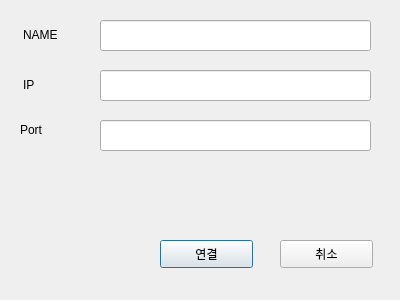
<?xml version="1.0" encoding="UTF-8"?>
<ui version="4.0">
 <class>mpDialog</class>
 <widget class="QDialog" name="mpDialog">
  <property name="geometry">
   <rect>
    <x>0</x>
    <y>0</y>
    <width>400</width>
    <height>300</height>
   </rect>
  </property>
  <property name="windowTitle">
   <string>Dialog</string>
  </property>
  <widget class="QLineEdit" name="editIp">
   <property name="geometry">
    <rect>
     <x>100</x>
     <y>70</y>
     <width>271</width>
     <height>31</height>
    </rect>
   </property>
  </widget>
  <widget class="QLineEdit" name="editPort">
   <property name="geometry">
    <rect>
     <x>100</x>
     <y>120</y>
     <width>271</width>
     <height>31</height>
    </rect>
   </property>
  </widget>
  <widget class="QLabel" name="label">
   <property name="geometry">
    <rect>
     <x>23</x>
     <y>75</y>
     <width>61</width>
     <height>20</height>
    </rect>
   </property>
   <property name="text">
    <string>IP</string>
   </property>
  </widget>
  <widget class="QLabel" name="label_2">
   <property name="geometry">
    <rect>
     <x>20</x>
     <y>120</y>
     <width>61</width>
     <height>20</height>
    </rect>
   </property>
   <property name="text">
    <string>Port</string>
   </property>
  </widget>
  <widget class="QPushButton" name="btnConnect">
   <property name="geometry">
    <rect>
     <x>160</x>
     <y>240</y>
     <width>93</width>
     <height>28</height>
    </rect>
   </property>
   <property name="text">
    <string>연결</string>
   </property>
  </widget>
  <widget class="QPushButton" name="btnCancel">
   <property name="geometry">
    <rect>
     <x>280</x>
     <y>240</y>
     <width>93</width>
     <height>28</height>
    </rect>
   </property>
   <property name="text">
    <string>취소</string>
   </property>
  </widget>
  <widget class="QLineEdit" name="editName">
   <property name="geometry">
    <rect>
     <x>100</x>
     <y>20</y>
     <width>271</width>
     <height>31</height>
    </rect>
   </property>
  </widget>
  <widget class="QLabel" name="label_3">
   <property name="geometry">
    <rect>
     <x>23</x>
     <y>25</y>
     <width>61</width>
     <height>20</height>
    </rect>
   </property>
   <property name="text">
    <string>NAME</string>
   </property>
  </widget>
 </widget>
 <resources/>
 <connections/>
</ui>
